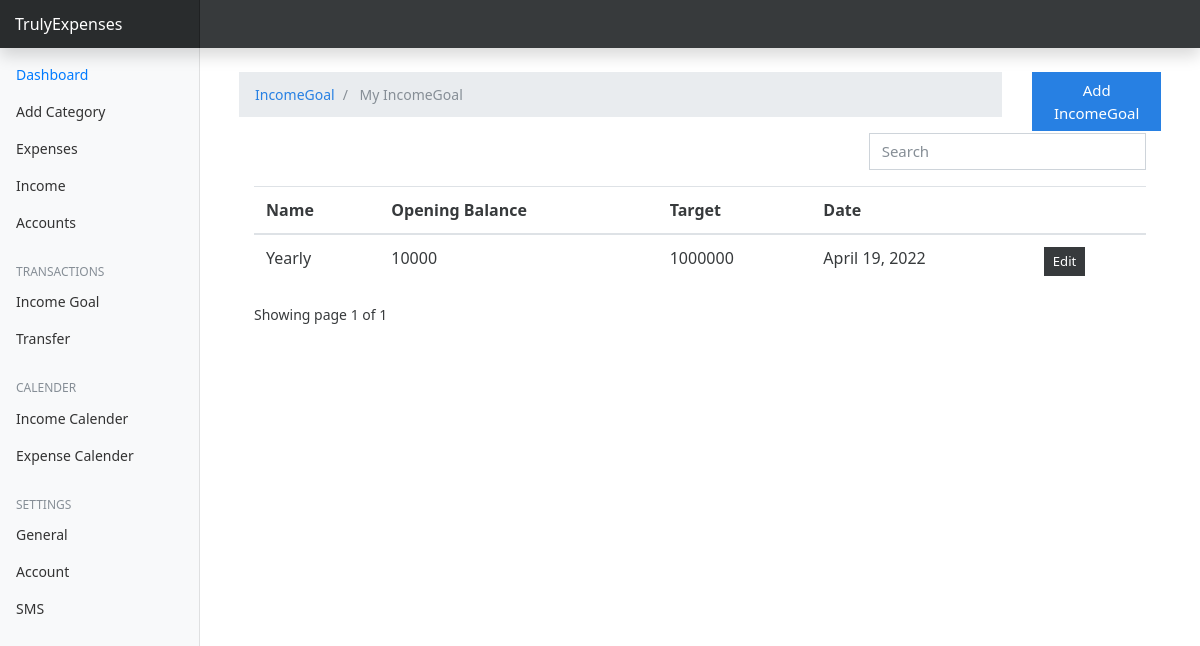
The app's page /income-goal (signed in) with its own data.
### Finance/models.py (models this page shows)
class IncomeGoal(models.Model):
    name = models.CharField(max_length=266)
    opening_balance = models.CharField(max_length=266)
    target = models.CharField(max_length=266)
    owner = models.ForeignKey(to=User, on_delete=models.CASCADE)
    date = models.DateField(default=now)

### Finance/views.py (the view)
# urls.py: path('income-goal', views.income_goal, name="income-goal"),
def income_goal(request):
    if not request.user.is_authenticated:
        return redirect('login')
    income_goal = IncomeGoal.objects.filter(owner=request.user)
    paginator = Paginator(income_goal, 5)
    page_number = request.GET.get('page')
    page_obj = Paginator.get_page(paginator, page_number)
    currency = UserPreference.objects.get(user=request.user).currency
    context = {
        'income_goal': income_goal,
        'page_obj': page_obj,
        'currency': currency
    }
    return render(request, 'income-goal/index.html', context)

### Finance/templates/income-goal/index.html (shortened to what this page needs)
{% extends 'base.html' %}
{% load static %}
{% block content %}
<div class="container mt-4">
  <div class="row">
    <div class="col-md-10">
      <nav aria-label="breadcrumb">
        <ol class="breadcrumb">
          <li class="breadcrumb-item">
            <a href="{% url 'income-goal'%}">IncomeGoal</a>
          </li>
          <li class="breadcrumb-item active" aria-current="page">
            My IncomeGoal
          </li>
        </ol>
      </nav>
    </div>
    <div class="col-md-2">
      <a href="{% url 'add-income-goal'%}" class="btn btn-primary">Add IncomeGoal</a>
    </div>
  </div>
   <div class="container">
    {% if income_goal.count %}
    <div class="row">
      <div class="col-md-8"></div>
      <div class="col-md-4">
        <div class="form-group">
          <input type="text" class="form-control" id="searchField" placeholder="Search">
        </div>
      </div>
     </div>
<div class="app-table">
  <table class="table table-stripped table-hover">
    <thead>
      <tr>
        <th>Name</th>
        <th>Opening Balance</th>
        <th>Target</th>
        <th>Date</th>
        <th></th>
      </tr>
    </thead>
    <tbody>
      {% for income_goal in page_obj%}
      <tr>
        <td>{{income_goal.name}}</td>
        <td>{{income_goal.opening_balance}}</td>
        <td>{{income_goal.target}}</td>
        <td>{{income_goal.date}}</td>
        <td>
          <a
            href="{% url 'income-edit-goal' income_goal.id  %}"
            class="btn btn-secondary btn-sm"
            >Edit</a
          >
        </td>
      </tr>
      {% endfor %}
    </tbody>
  </table>
</div>
    <div class="pagination-container">
    <div class="">
      Showing page {{page_obj.number}} of {{ page_obj.paginator.num_pages }}
    </div>
    {% endif %}
  </div>
</div>
</div>
{% endblock content %}

### Finance/static/css/dashboard.css (style rules this page uses)
body { font-size: 0.875rem; }

### records on screen
IncomeGoal: name "Yearly", opening_balance "10000", target "1000000", date "April 19, 2022"

### other values on screen
{{ page_obj.number }} "1"
{{ page_obj.paginator.num_pages }} "1"
